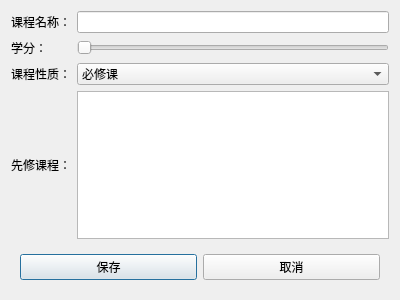
<?xml version="1.0" encoding="UTF-8"?>
<ui version="4.0">
 <class>Dialog</class>
 <widget class="QDialog" name="Dialog">
  <property name="geometry">
   <rect>
    <x>0</x>
    <y>0</y>
    <width>400</width>
    <height>300</height>
   </rect>
  </property>
  <property name="windowTitle">
   <string>Dialog</string>
  </property>
  <layout class="QGridLayout" name="gridLayout_2">
   <item row="0" column="0">
    <widget class="QLabel" name="label">
     <property name="text">
      <string>课程名称：</string>
     </property>
    </widget>
   </item>
   <item row="1" column="0">
    <widget class="QLabel" name="label_2">
     <property name="text">
      <string>学分：</string>
     </property>
    </widget>
   </item>
   <item row="4" column="0" colspan="2">
    <widget class="QWidget" name="widget" native="true">
     <layout class="QGridLayout" name="gridLayout">
      <item row="0" column="0">
       <widget class="QPushButton" name="pushButton">
        <property name="text">
         <string>保存</string>
        </property>
       </widget>
      </item>
      <item row="0" column="1">
       <widget class="QPushButton" name="pushButton_2">
        <property name="text">
         <string>取消</string>
        </property>
       </widget>
      </item>
     </layout>
    </widget>
   </item>
   <item row="0" column="1">
    <widget class="QLineEdit" name="course_name"/>
   </item>
   <item row="2" column="1">
    <widget class="QComboBox" name="comboBox">
     <item>
      <property name="text">
       <string>必修课</string>
      </property>
     </item>
     <item>
      <property name="text">
       <string>选修课</string>
      </property>
     </item>
    </widget>
   </item>
   <item row="2" column="0">
    <widget class="QLabel" name="label_3">
     <property name="text">
      <string>课程性质：</string>
     </property>
    </widget>
   </item>
   <item row="3" column="1">
    <widget class="QTextEdit" name="textEdit"/>
   </item>
   <item row="3" column="0">
    <widget class="QLabel" name="label_4">
     <property name="text">
      <string>先修课程：</string>
     </property>
    </widget>
   </item>
   <item row="1" column="1">
    <widget class="QSlider" name="horizontalSlider">
     <property name="orientation">
      <enum>Qt::Horizontal</enum>
     </property>
    </widget>
   </item>
  </layout>
 </widget>
 <resources/>
 <connections/>
</ui>
